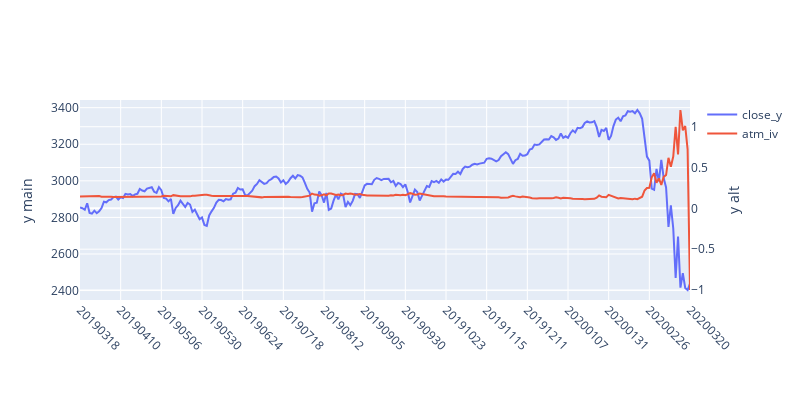
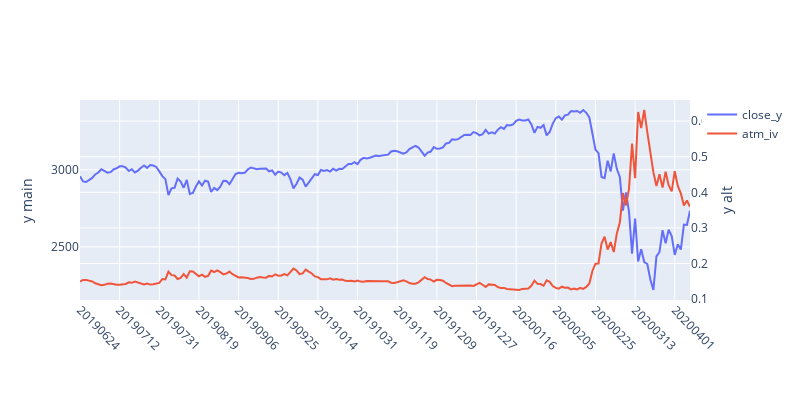
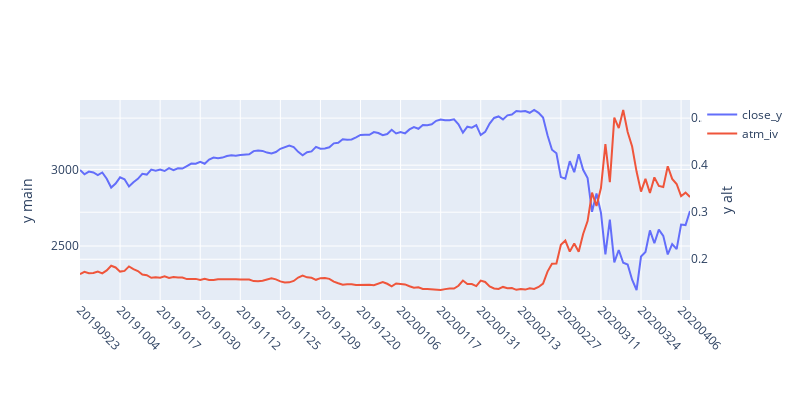
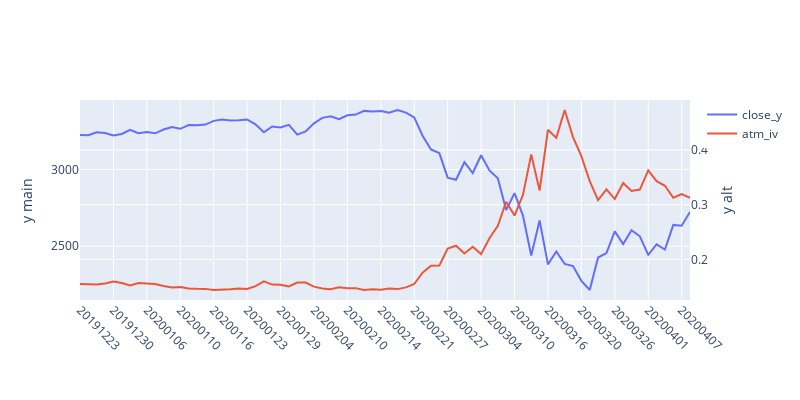

The code cell stored with these charts, in order, in its notebook:
### Markdown cell above
### Graph atm_vol vs price for multiple contracts

### Code cell
begin_year = 20
commod = 'ES'
sql = f"""
select distinct symbol from {opttab} where substring(symbol,1,2)='{commod}'
and substring(symbol,4,2)::int >= {begin_year}
"""
all_contracts = pga.get_sql(sql).symbol.unique()
ac_sorted = sorted([c[0:2]+c[3:]+c[2] for c in all_contracts])
all_contracts = [c[0:2]+c[-1]+c[2:4] for c in ac_sorted]
for sym in [c for c in all_contracts if int(c[-2:])>=begin_year]:
    print(f"graphing symbol: {sym}")
#     commod = sym[0:2]
    strike_div = None if commod not in STRIKE_DIVISORS.keys() else STRIKE_DIVISORS[commod]
    try:
        d = get_all_implied_info(sym,contract_num=None)
    except Exception as e:
        print(f'Exception getting implied vols for symbol: {sym}')
        print(str(e))
        import traceback
        traceback.print_exc()
        continue
    df_implieds = d['implieds']
    if df_implieds is None:
        print(f'no implied vols for symbol: {sym}')
        continue
    df_vols = d['vols']
    
    iplot(plotly_plot(
        df_in=df_vols[['settle_date','close_y','atm_iv']],
        x_column='settle_date',yaxis2_cols=['atm_iv'],number_of_ticks_display=15)
         )

### Figure 1 — Plotly figure (JSON) as saved in the notebook; plotly's stock layout.template omitted (floating-point values rounded to 4 significant figures; data arrays with more than 128 entries replaced by an {"elided": "..."} marker saying what was removed)
{"data": [{"name": "close_y", "type": "scatter", "x": {"elided": "256 int values"}, "y": {"elided": "256 float values"}, "yaxis": "y"}, {"name": "atm_iv", "type": "scatter", "x": {"elided": "256 int values"}, "y": {"elided": "256 float values"}, "yaxis": "y2"}], "layout": {"autosize": false, "height": 400, "margin": {"b": 100}, "title": {"x": 0.5, "xanchor": "center", "y": 0.9, "yanchor": "top"}, "width": 800, "xaxis": {"tickangle": 45, "ticktext": [20190318, 20190410, 20190506, 20190530, 20190624, 20190718, 20190812, 20190905, 20190930, 20191023, 20191115, 20191211, 20200107, 20200131, 20200226, 20200320], "tickvals": [20190318, 20190410, 20190506, 20190530, 20190624, 20190718, 20190812, 20190905, 20190930, 20191023, 20191115, 20191211, 20200107, 20200131, 20200226, 20200320], "type": "category"}, "yaxis": {"title": {"text": "y main"}}, "yaxis2": {"overlaying": "y", "side": "right", "title": {"text": "y alt"}}}}

### Figure 2 — Plotly figure (JSON) as saved in the notebook; plotly's stock layout.template omitted (floating-point values rounded to 4 significant figures; data arrays with more than 128 entries replaced by an {"elided": "..."} marker saying what was removed)
{"data": [{"name": "close_y", "type": "scatter", "x": {"elided": "201 int values"}, "y": {"elided": "201 float values"}, "yaxis": "y"}, {"name": "atm_iv", "type": "scatter", "x": {"elided": "201 int values"}, "y": {"elided": "201 float values"}, "yaxis": "y2"}], "layout": {"autosize": false, "height": 400, "margin": {"b": 100}, "title": {"x": 0.5, "xanchor": "center", "y": 0.9, "yanchor": "top"}, "width": 800, "xaxis": {"tickangle": 45, "ticktext": [20190624, 20190712, 20190731, 20190819, 20190906, 20190925, 20191014, 20191031, 20191119, 20191209, 20191227, 20200116, 20200205, 20200225, 20200313, 20200401], "tickvals": [20190624, 20190712, 20190731, 20190819, 20190906, 20190925, 20191014, 20191031, 20191119, 20191209, 20191227, 20200116, 20200205, 20200225, 20200313, 20200401], "type": "category"}, "yaxis": {"title": {"text": "y main"}}, "yaxis2": {"overlaying": "y", "side": "right", "title": {"text": "y alt"}}}}

### Figure 3 — Plotly figure (JSON) as saved in the notebook; plotly's stock layout.template omitted (floating-point values rounded to 4 significant figures; data arrays with more than 128 entries replaced by an {"elided": "..."} marker saying what was removed)
{"data": [{"name": "close_y", "type": "scatter", "x": {"elided": "138 int values"}, "y": {"elided": "138 float values"}, "yaxis": "y"}, {"name": "atm_iv", "type": "scatter", "x": {"elided": "138 int values"}, "y": {"elided": "138 float values"}, "yaxis": "y2"}], "layout": {"autosize": false, "height": 400, "margin": {"b": 100}, "title": {"x": 0.5, "xanchor": "center", "y": 0.9, "yanchor": "top"}, "width": 800, "xaxis": {"tickangle": 45, "ticktext": [20190923, 20191004, 20191017, 20191030, 20191112, 20191125, 20191209, 20191220, 20200106, 20200117, 20200131, 20200213, 20200227, 20200311, 20200324, 20200406], "tickvals": [20190923, 20191004, 20191017, 20191030, 20191112, 20191125, 20191209, 20191220, 20200106, 20200117, 20200131, 20200213, 20200227, 20200311, 20200324, 20200406], "type": "category"}, "yaxis": {"title": {"text": "y main"}}, "yaxis2": {"overlaying": "y", "side": "right", "title": {"text": "y alt"}}}}

### Figure 4 — Plotly figure (JSON) as saved in the notebook; plotly's stock layout.template omitted (floating-point values rounded to 4 significant figures)
{"data": [{"name": "close_y", "type": "scatter", "x": [20191223, 20191224, 20191226, 20191227, 20191230, 20191231, 20200102, 20200103, 20200106, 20200107, 20200108, 20200109, 20200110, 20200113, 20200114, 20200115, 20200116, 20200117, 20200121, 20200122, 20200123, 20200124, 20200127, 20200128, 20200129, 20200130, 20200131, 20200203, 20200204, 20200205, 20200206, 20200207, 20200210, 20200211, 20200212, 20200213, 20200214, 20200218, 20200219, 20200220, 20200221, 20200224, 20200225, 20200226, 20200227, 20200228, 20200302, 20200303, 20200304, 20200305, 20200306, 20200309, 20200310, 20200311, 20200312, 20200313, 20200316, 20200317, 20200318, 20200319, 20200320, 20200323, 20200324, 20200325, 20200326, 20200327, 20200330, 20200331, 20200401, 20200402, 20200403, 20200406, 20200407, 20200408], "y": [3226, 3224.0, 3243.0, 3238.0, 3222.0, 3232, 3259, 3238.0, 3245.0, 3236.0, 3261.0, 3277, 3266.0, 3290.0, 3289.0, 3293.0, 3318.0, 3326.0, 3320.0, 3321, 3327.0, 3295.0, 3243, 3281.0, 3275.0, 3292, 3228, 3249.0, 3302.0, 3338.0, 3348, 3328, 3354.0, 3359.0, 3383.0, 3378.0, 3382.0, 3370.0, 3388.0, 3372.0, 3340, 3221, 3131, 3108.0, 2947, 2934.0, 3048.0, 2978.0, 3093, 2994, 2943.0, 2736.0, 2846.0, 2701.0, 2439, 2668.0, 2382.0, 2465, 2384.0, 2370.0, 2274.0, 2214.0, 2426, 2456.0, 2597, 2514.0, 2604, 2564.0, 2444.0, 2512.0, 2478, 2639.0, 2634.0, 2724.0], "yaxis": "y"}, {"name": "atm_iv", "type": "scatter", "x": [20191223, 20191224, 20191226, 20191227, 20191230, 20191231, 20200102, 20200103, 20200106, 20200107, 20200108, 20200109, 20200110, 20200113, 20200114, 20200115, 20200116, 20200117, 20200121, 20200122, 20200123, 20200124, 20200127, 20200128, 20200129, 20200130, 20200131, 20200203, 20200204, 20200205, 20200206, 20200207, 20200210, 20200211, 20200212, 20200213, 20200214, 20200218, 20200219, 20200220, 20200221, 20200224, 20200225, 20200226, 20200227, 20200228, 20200302, 20200303, 20200304, 20200305, 20200306, 20200309, 20200310, 20200311, 20200312, 20200313, 20200316, 20200317, 20200318, 20200319, 20200320, 20200323, 20200324, 20200325, 20200326, 20200327, 20200330, 20200331, 20200401, 20200402, 20200403, 20200406, 20200407, 20200408], "y": [0.155, 0.1552, 0.1542, 0.1558, 0.1596, 0.1568, 0.1523, 0.1567, 0.1552, 0.1549, 0.1513, 0.1487, 0.1494, 0.1466, 0.1461, 0.1461, 0.1441, 0.1441, 0.1455, 0.147, 0.1461, 0.1512, 0.1599, 0.154, 0.1538, 0.1505, 0.1576, 0.1576, 0.1503, 0.1468, 0.1454, 0.1491, 0.1471, 0.1475, 0.1441, 0.1456, 0.1445, 0.1468, 0.1457, 0.1489, 0.155, 0.1756, 0.1884, 0.1886, 0.2199, 0.2251, 0.2108, 0.2232, 0.2097, 0.2386, 0.2615, 0.3054, 0.2801, 0.3176, 0.392, 0.326, 0.4369, 0.4222, 0.4731, 0.4236, 0.3889, 0.3429, 0.3084, 0.3281, 0.3103, 0.3397, 0.325, 0.3276, 0.3629, 0.3431, 0.3346, 0.3127, 0.3195, 0.3125], "yaxis": "y2"}], "layout": {"autosize": false, "height": 400, "margin": {"b": 100}, "title": {"x": 0.5, "xanchor": "center", "y": 0.9, "yanchor": "top"}, "width": 800, "xaxis": {"tickangle": 45, "ticktext": [20191223, 20191230, 20200106, 20200110, 20200116, 20200123, 20200129, 20200204, 20200210, 20200214, 20200221, 20200227, 20200304, 20200310, 20200316, 20200320, 20200326, 20200401, 20200407], "tickvals": [20191223, 20191230, 20200106, 20200110, 20200116, 20200123, 20200129, 20200204, 20200210, 20200214, 20200221, 20200227, 20200304, 20200310, 20200316, 20200320, 20200326, 20200401, 20200407], "type": "category"}, "yaxis": {"title": {"text": "y main"}}, "yaxis2": {"overlaying": "y", "side": "right", "title": {"text": "y alt"}}}}
